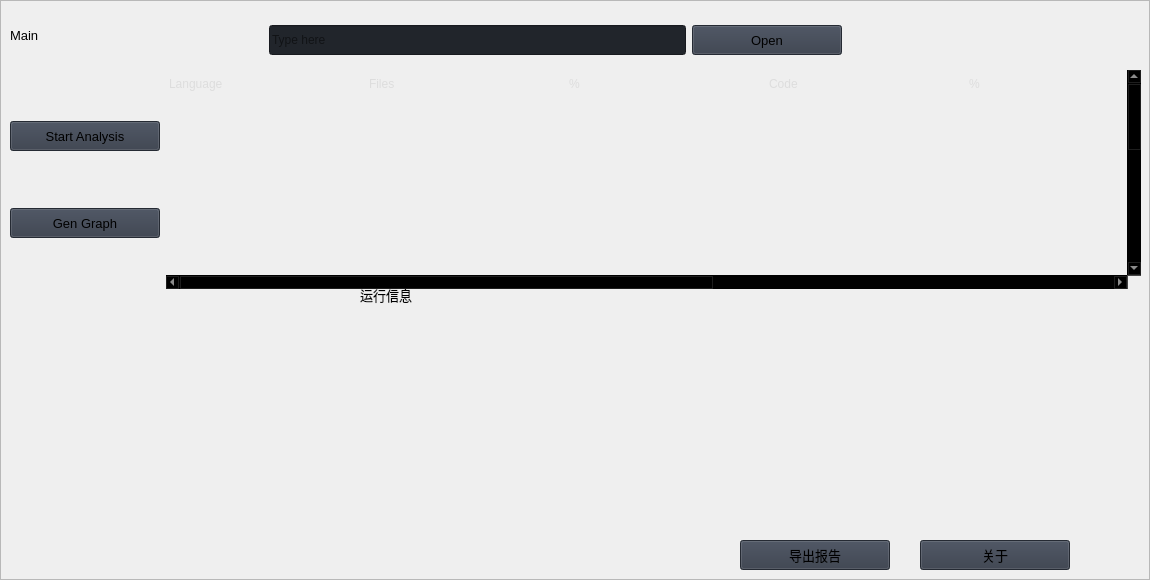
                        <widget class="QFrame" name="row_3">
                         <property name="minimumSize">
                          <size>
                           <width>0</width>
                           <height>150</height>
                          </size>
                         </property>
                         <property name="frameShape">
                          <enum>QFrame::StyledPanel</enum>
                         </property>
                         <property name="frameShadow">
                          <enum>QFrame::Raised</enum>
                         </property>
                         <widget class="QLabel" name="labelBoxBlenderInstalation_4">
                          <property name="geometry">
                           <rect>
                            <x>10</x>
                            <y>20</y>
                            <width>141</width>
                            <height>30</height>
                           </rect>
                          </property>
                          <property name="font">
                           <font>
                            <family>Segoe UI</family>
                            <pointsize>10</pointsize>
                            <italic>false</italic>
                            <bold>false</bold>
                           </font>
                          </property>
                          <property name="styleSheet">
                           <string notr="true"/>
                          </property>
                          <property name="text">
                           <string>Main</string>
                          </property>
                         </widget>
                         <widget class="QLabel" name="labelBoxBlenderInstalation_5">
                          <property name="geometry">
                           <rect>
                            <x>360</x>
                            <y>280</y>
                            <width>141</width>
                            <height>30</height>
                           </rect>
                          </property>
                          <property name="font">
                           <font>
                            <family>Segoe UI</family>
                            <pointsize>10</pointsize>
                            <italic>false</italic>
                            <bold>false</bold>
                           </font>
                          </property>
                          <property name="styleSheet">
                           <string notr="true"/>
                          </property>
                          <property name="text">
                           <string>运行信息</string>
                          </property>
                         </widget>
                         <widget class="QPushButton" name="pushButton_export_report">
                          <property name="geometry">
                           <rect>
                            <x>740</x>
                            <y>540</y>
                            <width>150</width>
                            <height>30</height>
                           </rect>
                          </property>
                          <property name="minimumSize">
                           <size>
                            <width>150</width>
                            <height>30</height>
                           </size>
                          </property>
                          <property name="font">
                           <font>
                            <family>Segoe UI</family>
                            <pointsize>10</pointsize>
                            <italic>false</italic>
                            <bold>false</bold>
                           </font>
                          </property>
                          <property name="cursor">
                           <cursorShape>PointingHandCursor</cursorShape>
                          </property>
                          <property name="styleSheet">
                           <string notr="true">background-color: rgb(52, 59, 72);</string>
                          </property>
                          <property name="text">
                           <string>导出报告</string>
                          </property>
                          <property name="icon">
                           <iconset theme="document-save-as">
                            <normaloff>.</normaloff>.</iconset>
                          </property>
                         </widget>
                         <widget class="QPushButton" name="pushButton_about">
                          <property name="geometry">
                           <rect>
                            <x>920</x>
                            <y>540</y>
                            <width>150</width>
                            <height>30</height>
                           </rect>
                          </property>
                          <property name="minimumSize">
                           <size>
                            <width>150</width>
                            <height>30</height>
                           </size>
                          </property>
                          <property name="font">
                           <font>
                            <family>Segoe UI</family>
                            <pointsize>10</pointsize>
                            <italic>false</italic>
                            <bold>false</bold>
                           </font>
                          </property>
                          <property name="cursor">
                           <cursorShape>PointingHandCursor</cursorShape>
                          </property>
                          <property name="styleSheet">
                           <string notr="true">background-color: rgb(52, 59, 72);</string>
                          </property>
                          <property name="text">
                           <string>关于</string>
                          </property>
                          <property name="icon">
                           <iconset resource="resources.qrc">
                            <normaloff>:/icons/images/icons/cil-folder-open.png</normaloff>:/icons/images/icons/cil-folder-open.png</iconset>
                          </property>
                         </widget>
                         <widget class="QWidget" name="layoutWidget">
                          <property name="geometry">
                           <rect>
                            <x>10</x>
                            <y>70</y>
                            <width>1131</width>
                            <height>219</height>
                           </rect>
                          </property>
                          <layout class="QHBoxLayout" name="horizontalLayout_7">
                           <item>
                            <layout class="QVBoxLayout" name="verticalLayout_28">
                             <item>
                              <widget class="QPushButton" name="pushButton_start_analysis">
                               <property name="minimumSize">
                                <size>
                                 <width>150</width>
                                 <height>30</height>
                                </size>
                               </property>
                               <property name="font">
                                <font>
                                 <family>Segoe UI</family>
                                 <pointsize>10</pointsize>
                                 <italic>false</italic>
                                 <bold>false</bold>
                                </font>
                               </property>
                               <property name="cursor">
                                <cursorShape>PointingHandCursor</cursorShape>
                               </property>
                               <property name="styleSheet">
                                <string notr="true">background-color: rgb(52, 59, 72);</string>
                               </property>
                               <property name="text">
                                <string>Start Analysis</string>
                               </property>
                               <property name="icon">
                                <iconset theme="document-send">
                                 <normaloff>.</normaloff>.</iconset>
                               </property>
                              </widget>
                             </item>
                             <item>
                              <widget class="QPushButton" name="pushButton_gen_graph">
                               <property name="minimumSize">
                                <size>
                                 <width>150</width>
                                 <height>30</height>
                                </size>
                               </property>
                               <property name="font">
                                <font>
                                 <family>Segoe UI</family>
                                 <pointsize>10</pointsize>
                                 <italic>false</italic>
                                 <bold>false</bold>
                                </font>
                               </property>
                               <property name="cursor">
                                <cursorShape>PointingHandCursor</cursorShape>
                               </property>
                               <property name="styleSheet">
                                <string notr="true">background-color: rgb(52, 59, 72);</string>
                               </property>
                               <property name="text">
                                <string>Gen Graph</string>
                               </property>
                               <property name="icon">
                                <iconset theme="edit-delete">
                                 <normaloff>.</normaloff>.</iconset>
                               </property>
                              </widget>
                             </item>
                            </layout>
                           </item>
                           <item>
                            <widget class="QTableWidget" name="tableWidget">
                             <property name="sizePolicy">
                              <sizepolicy hsizetype="Expanding" vsizetype="Expanding">
                               <horstretch>0</horstretch>
                               <verstretch>0</verstretch>
                              </sizepolicy>
                             </property>
                             <property name="palette">
                              <palette>
                               <active>
                                <colorrole role="WindowText">
                                 <brush brushstyle="SolidPattern">
                                  <color alpha="255">
                                   <red>221</red>
                                   <green>221</green>
                                   <blue>221</blue>
                                  </color>
                                 </brush>
                                </colorrole>
                                <colorrole role="Button">
                                 <brush brushstyle="SolidPattern">
                                  <color alpha="0">
                                   <red>0</red>
                                   <green>0</green>
                                   <blue>0</blue>
                                  </color>
                                 </brush>
                                </colorrole>
                                <colorrole role="Text">
                                 <brush brushstyle="SolidPattern">
                                  <color alpha="255">
                                   <red>221</red>
                                   <green>221</green>
                                   <blue>221</blue>
                                  </color>
                                 </brush>
                                </colorrole>
                                <colorrole role="ButtonText">
                                 <brush brushstyle="SolidPattern">
                                  <color alpha="255">
                                   <red>221</red>
                                   <green>221</green>
                                   <blue>221</blue>
                                  </color>
                                 </brush>
                                </colorrole>
                                <colorrole role="Base">
                                 <brush brushstyle="NoBrush">
                                  <color alpha="255">
                                   <red>0</red>
                                   <green>0</green>
                                   <blue>0</blue>
                                  </color>
                                 </brush>
                                </colorrole>
                                <colorrole role="Window">
                                 <brush brushstyle="SolidPattern">
                                  <color alpha="0">
                                   <red>0</red>
                                   <green>0</green>
                                   <blue>0</blue>
                                  </color>
                                 </brush>
                                </colorrole>
                                <colorrole role="PlaceholderText">
                                 <brush brushstyle="SolidPattern">
                                  <color alpha="128">
                                   <red>221</red>
                                   <green>221</green>
                                   <blue>221</blue>
                                  </color>
                                 </brush>
                                </colorrole>
                               </active>
                               <inactive>
                                <colorrole role="WindowText">
                                 <brush brushstyle="SolidPattern">
                                  <color alpha="255">
                                   <red>221</red>
                                   <green>221</green>
                                   <blue>221</blue>
                                  </color>
                                 </brush>
                                </colorrole>
                                <colorrole role="Button">
                                 <brush brushstyle="SolidPattern">
                                  <color alpha="0">
                                   <red>0</red>
                                   <green>0</green>
                                   <blue>0</blue>
                                  </color>
                                 </brush>
                                </colorrole>
                                <colorrole role="Text">
                                 <brush brushstyle="SolidPattern">
                                  <color alpha="255">
                                   <red>221</red>
                                   <green>221</green>
                                   <blue>221</blue>
                                  </color>
                                 </brush>
                                </colorrole>
                                <colorrole role="ButtonText">
                                 <brush brushstyle="SolidPattern">
                                  <color alpha="255">
                                   <red>221</red>
                                   <green>221</green>
                                   <blue>221</blue>
                                  </color>
                                 </brush>
                                </colorrole>
                                <colorrole role="Base">
                                 <brush brushstyle="NoBrush">
                                  <color alpha="255">
                                   <red>0</red>
                                   <green>0</green>
                                   <blue>0</blue>
                                  </color>
                                 </brush>
                                </colorrole>
                                <colorrole role="Window">
                                 <brush brushstyle="SolidPattern">
                                  <color alpha="0">
                                   <red>0</red>
                                   <green>0</green>
                                   <blue>0</blue>
                                  </color>
                                 </brush>
                                </colorrole>
                                <colorrole role="PlaceholderText">
                                 <brush brushstyle="SolidPattern">
                                  <color alpha="128">
                                   <red>221</red>
                                   <green>221</green>
                                   <blue>221</blue>
                                  </color>
                                 </brush>
                                </colorrole>
                               </inactive>
                               <disabled>
                                <colorrole role="WindowText">
                                 <brush brushstyle="SolidPattern">
                                  <color alpha="255">
                                   <red>221</red>
                                   <green>221</green>
                                   <blue>221</blue>
                                  </color>
                                 </brush>
                                </colorrole>
                                <colorrole role="Button">
                                 <brush brushstyle="SolidPattern">
                                  <color alpha="0">
                                   <red>0</red>
                                   <green>0</green>
                                   <blue>0</blue>
                                  </color>
                                 </brush>
                                </colorrole>
                                <colorrole role="Text">
                                 <brush brushstyle="SolidPattern">
                                  <color alpha="255">
                                   <red>221</red>
                                   <green>221</green>
                                   <blue>221</blue>
                                  </color>
                                 </brush>
                                </colorrole>
                                <colorrole role="ButtonText">
                                 <brush brushstyle="SolidPattern">
                                  <color alpha="255">
                                   <red>221</red>
                                   <green>221</green>
                                   <blue>221</blue>
                                  </color>
                                 </brush>
                                </colorrole>
                                <colorrole role="Base">
                                 <brush brushstyle="NoBrush">
                                  <color alpha="255">
                                   <red>0</red>
                                   <green>0</green>
                                   <blue>0</blue>
                                  </color>
                                 </brush>
                                </colorrole>
                                <colorrole role="Window">
                                 <brush brushstyle="SolidPattern">
                                  <color alpha="0">
                                   <red>0</red>
                                   <green>0</green>
                                   <blue>0</blue>
                                  </color>
                                 </brush>
                                </colorrole>
                                <colorrole role="PlaceholderText">
                                 <brush brushstyle="SolidPattern">
                                  <color alpha="128">
                                   <red>221</red>
                                   <green>221</green>
                                   <blue>221</blue>
                                  </color>
                                 </brush>
                                </colorrole>
                               </disabled>
                              </palette>
                             </property>
                             <property name="frameShape">
                              <enum>QFrame::NoFrame</enum>
                             </property>
                             <property name="verticalScrollBarPolicy">
                              <enum>Qt::ScrollBarAlwaysOn</enum>
                             </property>
                             <property name="sizeAdjustPolicy">
                              <enum>QAbstractScrollArea::AdjustToContents</enum>
                             </property>
                             <property name="editTriggers">
                              <set>QAbstractItemView::NoEditTriggers</set>
                             </property>
                             <property name="selectionMode">
                              <enum>QAbstractItemView::SingleSelection</enum>
                             </property>
                             <property name="selectionBehavior">
                              <enum>QAbstractItemView::SelectRows</enum>
                             </property>
                             <property name="showGrid">
                              <bool>true</bool>
                             </property>
                             <property name="gridStyle">
                              <enum>Qt::SolidLine</enum>
                             </property>
                             <property name="sortingEnabled">
                              <bool>false</bool>
                             </property>
                             <attribute name="horizontalHeaderVisible">
                              <bool>false</bool>
                             </attribute>
                             <attribute name="horizontalHeaderCascadingSectionResizes">
                              <bool>true</bool>
                             </attribute>
                             <attribute name="horizontalHeaderDefaultSectionSize">
                              <number>200</number>
                             </attribute>
                             <attribute name="horizontalHeaderStretchLastSection">
                              <bool>true</bool>
                             </attribute>
                             <attribute name="verticalHeaderVisible">
                              <bool>false</bool>
                             </attribute>
                             <attribute name="verticalHeaderCascadingSectionResizes">
                              <bool>false</bool>
                             </attribute>
                             <attribute name="verticalHeaderHighlightSections">
                              <bool>false</bool>
                             </attribute>
                             <attribute name="verticalHeaderStretchLastSection">
                              <bool>true</bool>
                             </attribute>
                             <row>
                              <property name="text">
                               <string>New Row</string>
                              </property>
                              <property name="font">
                               <font>
                                <family>Segoe UI</family>
                               </font>
                              </property>
                             </row>
                             <row>
                              <property name="text">
                               <string>New Row</string>
                              </property>
                             </row>
                             <row>
                              <property name="text">
                               <string>New Row</string>
                              </property>
                             </row>
                             <row>
                              <property name="text">
                               <string>New Row</string>
                              </property>
                             </row>
                             <row>
                              <property name="text">
                               <string>New Row</string>
                              </property>
                             </row>
                             <row>
                              <property name="text">
                               <string>New Row</string>
                              </property>
                             </row>
                             <row>
                              <property name="text">
                               <string>New Row</string>
                              </property>
                             </row>
                             <row>
                              <property name="text">
                               <string>New Row</string>
                              </property>
                             </row>
                             <row>
                              <property name="text">
                               <string>New Row</string>
                              </property>
                             </row>
                             <row>
                              <property name="text">
                               <string>New Row</string>
                              </property>
                             </row>
                             <row>
                              <property name="text">
                               <string>New Row</string>
                              </property>
                             </row>
                             <row>
                              <property name="text">
                               <string>New Row</string>
                              </property>
                             </row>
                             <row>
                              <property name="text">
                               <string>New Row</string>
                              </property>
                             </row>
                             <row>
                              <property name="text">
                               <string>New Row</string>
                              </property>
                             </row>
                             <row>
                              <property name="text">
                               <string>New Row</string>
                              </property>
                             </row>
                             <row>
                              <property name="text">
                               <string>New Row</string>
                              </property>
                             </row>
                             <column>
                              <property name="text">
                               <string>0</string>
                              </property>
                             </column>
                             <column>
                              <property name="text">
                               <string>1</string>
                              </property>
                             </column>
                             <column>
                              <property name="text">
                               <string>2</string>
                              </property>
                             </column>
                             <column>
                              <property name="text">
                               <string>3</string>
                              </property>
                             </column>
                             <column>
                              <property name="text">
                               <string>4</string>
                              </property>
                             </column>
                             <column>
                              <property name="text">
                               <string>5</string>
                              </property>
                             </column>
                             <column>
                              <property name="text">
                               <string>6</string>
                              </property>
                             </column>
                             <item row="0" column="0">
                              <property name="text">
                               <string>Language</string>
                              </property>
                             </item>
                             <item row="0" column="1">
                              <property name="text">
                               <string>Files</string>
                              </property>
                             </item>
                             <item row="0" column="2">
                              <property name="text">
                               <string>%</string>
                              </property>
                             </item>
                             <item row="0" column="3">
                              <property name="text">
                               <string>Code</string>
                              </property>
                             </item>
                             <item row="0" column="4">
                              <property name="text">
                               <string>%</string>
                              </property>
                             </item>
                             <item row="0" column="5">
                              <property name="text">
                               <string>Comment</string>
                              </property>
                             </item>
                             <item row="0" column="6">
                              <property name="text">
                               <string>%</string>
                              </property>
                             </item>
                             <item row="1" column="1">
                              <property name="text">
                               <string/>
                              </property>
                             </item>
                            </widget>
                           </item>
                          </layout>
                         </widget>
                         <widget class="QFrame" name="frame_content_wid_4">
                          <property name="geometry">
                           <rect>
                            <x>260</x>
                            <y>10</y>
                            <width>591</width>
                            <height>61</height>
                           </rect>
                          </property>
                          <property name="frameShape">
                           <enum>QFrame::NoFrame</enum>
                          </property>
                          <property name="frameShadow">
                           <enum>QFrame::Raised</enum>
                          </property>
                          <layout class="QHBoxLayout" name="horizontalLayout_12">
                           <item>
                            <layout class="QGridLayout" name="gridLayout_6">
                             <property name="bottomMargin">
                              <number>0</number>
                             </property>
                             <item row="0" column="1">
                              <widget class="QPushButton" name="pushButton_choose_dir">
                               <property name="minimumSize">
                                <size>
                                 <width>150</width>
                                 <height>30</height>
                                </size>
                               </property>
                               <property name="font">
                                <font>
                                 <family>Segoe UI</family>
                                 <pointsize>10</pointsize>
                                 <italic>false</italic>
                                 <bold>false</bold>
                                </font>
                               </property>
                               <property name="cursor">
                                <cursorShape>PointingHandCursor</cursorShape>
                               </property>
                               <property name="styleSheet">
                                <string notr="true">background-color: rgb(52, 59, 72);</string>
                               </property>
                               <property name="text">
                                <string>Open</string>
                               </property>
                               <property name="icon">
                                <iconset resource="resources.qrc">
                                 <normaloff>:/icons/images/icons/cil-folder-open.png</normaloff>:/icons/images/icons/cil-folder-open.png</iconset>
                               </property>
                              </widget>
                             </item>
                             <item row="0" column="0">
                              <widget class="QLineEdit" name="lineEdit_choose_dir">
                               <property name="minimumSize">
                                <size>
                                 <width>0</width>
                                 <height>30</height>
                                </size>
                               </property>
                               <property name="styleSheet">
                                <string notr="true">background-color: rgb(33, 37, 43);</string>
                               </property>
                               <property name="text">
                                <string/>
                               </property>
                               <property name="placeholderText">
                                <string>Type here</string>
                               </property>
                              </widget>
                             </item>
                            </layout>
                           </item>
                          </layout>
                         </widget>
                         <widget class="QWidget" name="widget" native="true">
                          <property name="geometry">
                           <rect>
                            <x>0</x>
                            <y>320</y>
                            <width>711</width>
                            <height>251</height>
                           </rect>
                          </property>
                         </widget>
                        </widget>
